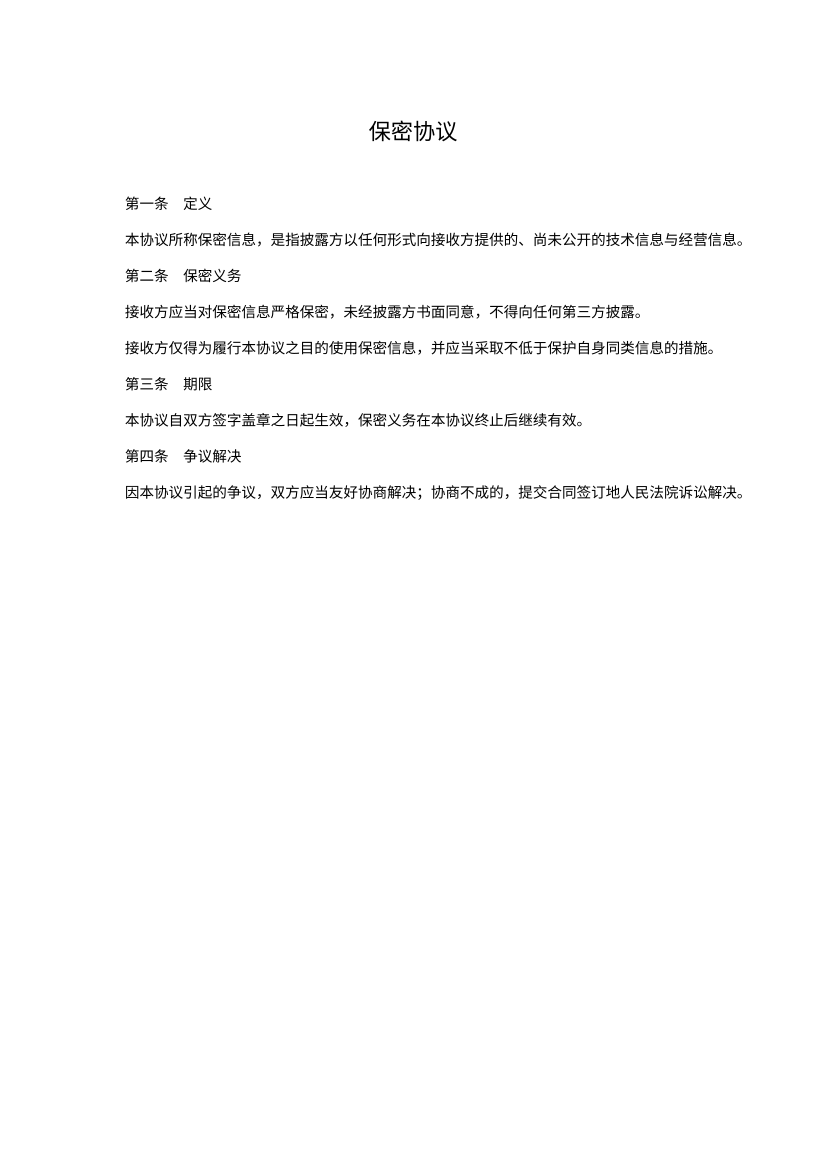

Recreate this plot in Python.
"""生成测试夹具 cn-cidfont.pdf：只用未嵌入的中文 CID 字体（reportlab 的 STSong-Light，编码 UniGB-UCS2-H）排版的一页协议。
页面上每个字都是这一种字体：没有嵌入字形，也没有 ToUnicode 表，字符编码到 Unicode 全靠 pdf.js 自带的 CMap 数据
（cmaps/UniGB-UCS2-H.bcmap、Adobe-GB1-UCS2.bcmap）。
用途：pdf2word 发布包的冒烟测试——包里漏了 cmaps/ 时，这份 PDF 提取出的文字是 0 个（不是"少几个"），完整性校验却仍是 100%。"""
import sys
from reportlab.pdfgen import canvas
from reportlab.pdfbase import pdfmetrics
from reportlab.pdfbase.cidfonts import UnicodeCIDFont

W, H = 595.3, 841.9
out = sys.argv[1] if len(sys.argv) > 1 else "cn-cidfont.pdf"
pdfmetrics.registerFont(UnicodeCIDFont("STSong-Light"))
FONT = "STSong-Light"

c = canvas.Canvas(out, pagesize=(W, H), invariant=1)
c.setTitle("保密协议")

c.setFont(FONT, 16)
title = "保密协议"
c.drawString((W - c.stringWidth(title, FONT, 16)) / 2, H - 100, title)

clauses = [
    "第一条　定义",
    "本协议所称保密信息，是指披露方以任何形式向接收方提供的、尚未公开的技术信息与经营信息。",
    "第二条　保密义务",
    "接收方应当对保密信息严格保密，未经披露方书面同意，不得向任何第三方披露。",
    "接收方仅得为履行本协议之目的使用保密信息，并应当采取不低于保护自身同类信息的措施。",
    "第三条　期限",
    "本协议自双方签字盖章之日起生效，保密义务在本协议终止后继续有效。",
    "第四条　争议解决",
    "因本协议引起的争议，双方应当友好协商解决；协商不成的，提交合同签订地人民法院诉讼解决。",
]
y = H - 150
c.setFont(FONT, 10.5)
for s in clauses:
    c.drawString(90, y, s)
    y -= 26
c.showPage()
c.save()
